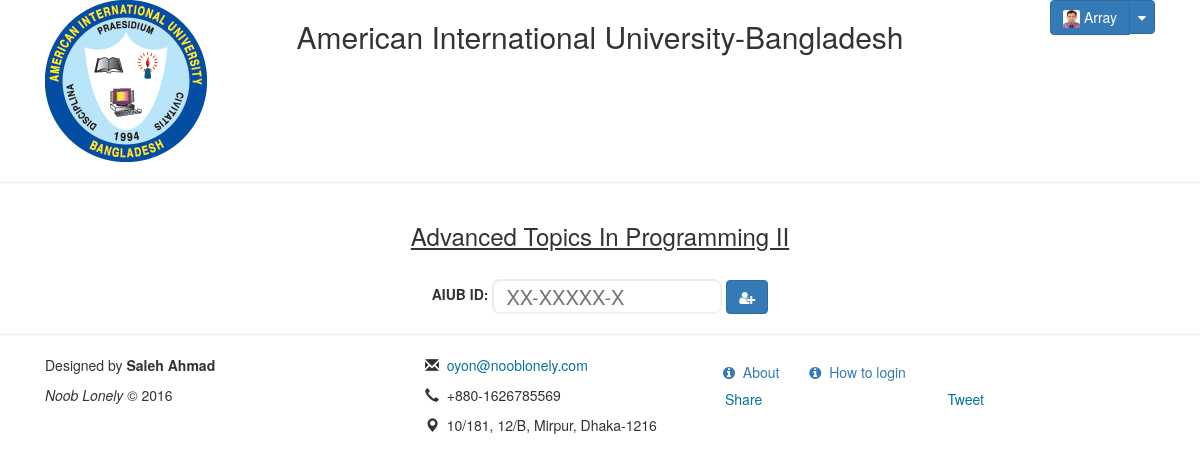
The page /addStudent.php?id=1 (signed in) on the database its author committed.
### tables this page shows
CREATE TABLE `teacher` (
  `t_id` int(11) NOT NULL COMMENT 'teacher id',
  `t_aiub_id` varchar(15) NOT NULL COMMENT 'teacher aiub id',
  `t_name` varchar(55) NOT NULL COMMENT 'teacher name',
  `t_pass` varchar(255) NOT NULL DEFAULT '1234' COMMENT 'teacher pass',
  `t_email` varchar(100) NOT NULL COMMENT 'teacher email',
  `t_phone` text NOT NULL COMMENT 'teacher phone',
  `t_gender` text COMMENT 'teacher gender',
  `t_dob` date NOT NULL COMMENT 'teacher date of birth',
  `t_image` varchar(255) NOT NULL DEFAULT 'default-user.png' COMMENT 'teacher image',
  `t_designation` varchar(255) NOT NULL DEFAULT 'Lecturer' COMMENT 'teacher designation',
  `img_contents` text COMMENT 'Teacher''s profile Picture''s Contents',
  `t_small_image` text COMMENT 'Teacher''s Image Icon'
);

CREATE TABLE `course` (
  `c_id` int(11) NOT NULL COMMENT 'course id',
  `c_name` varchar(55) NOT NULL COMMENT 'course name',
  `t_id` int(11) NOT NULL DEFAULT '0' COMMENT 'teacher id'
);

### model/db.php (called while the page is built, shortened)
<?php
function getCourseName($cid)
{
	$conn = db_conn();
	$sql = "SELECT `c_name` FROM `course`
WHERE `c_id` = ".mysqli_real_escape_string($conn, $cid);
	$result = mysqli_query($conn, $sql);
	$row = mysqli_fetch_array($result, MYSQLI_ASSOC);
	return $row['c_name'];
}
function returnTeacherPic($tid)
{
	$conn = db_conn();
	$sql = "SELECT `t_small_image` FROM `teacher`
WHERE `t_id` = ".mysqli_real_escape_string($conn, $tid);
	$result = mysqli_query($conn, $sql);
	$row = mysqli_fetch_array($result, MYSQLI_ASSOC);
	$teacherImage = $row['t_small_image'];
	return $teacherImage;
}

### addStudent.php (the view, shortened to what this page needs)
<!DOCTYPE html>
<html lang="en">
	<head>
		<?php require_once 'head.php'; ?>
        <link rel="stylesheet" media='all' href="<?= SERVER; ?>/assets/css/search.css" />
	</head>
	<body>
        <div id="wrap">
            <main>
                <div class="container">
                    <header>
                        <div class="row">
                            <div class="col-md-12">
                                <?php require_once 'header.php'; ?>
                            </div>
                        </div>
                    </header>
                </div>
                <hr />
                <div class="container">
                    <section>
                        <div class="row">
                            <div class="col-md-12">
                                <div class="text-center">
                                    <h3><ins><?= getCourseName($_GET['id']) ?></ins></h3><br />
                                    <form action="<?= SERVER; ?>/controller/addStudent" method="post">
                                        <div class="form-inline">
                                            <strong>AIUB ID: </strong>
                                            <div class="form-group">
                                                <div id="bloodhound">
                                                    <input class="typeahead" type="text" maxlength="10" pattern="^\d{2}-\d{5}-\d{1}$" placeholder="XX-XXXXX-X" title="Please put a valid ID" id="stuid" name="studId" required="required" />
                                                </div>
                                            </div>
                                            <div class="form-group">
                                                <button type="submit" class="btn btn-primary" name="addStud"><i class="fa fa-user-plus"></i></button>
                                            </div>
                                        </div>
                                    </form>
                                </div>
                            </div>
                        </div>
                    </section>
                </div>
            </main>
        </div>
        <?php $mask = true; $search = true; require_once 'footer.php'; ?>
	</body>
</html>

### header.php (shortened to what this page needs)
<div class="col-lg-2 col-md-3 padding20">
	<img src="<?= SERVER; ?>/assets/img/aiub.png" alt="aiub logo" class="center-block" />
</div>
<div class="col-lg-8 col-md-6 text-center">
	<h2>American International University-Bangladesh</h2>
</div>
<div class="col-lg-2 col-md-3 padding20">
	<?php if(isset($_SESSION['teacher']) || isset($_SESSION['stud']) || isset($_SESSION['authority'])): ?>
	<div class="pull-right">
		<div class="btn-group">
			<a class="btn btn-primary">
				<?php
                if(isset($_SESSION['teacher'])) {
                    echo '<img src="'.TEACHERPPICO.'/'.returnTeacherPic($_SESSION['tid']).'" alt="" style="border-radius: 2px;" />', '<span>   '.$_SESSION['teacher'].'</span>';
				} elseif (isset($_SESSION['stud'])) {
					echo '<img src="'.STUDENTPPICO.'/'.returnStdentPic($_SESSION['sid']).'" alt="" style="border-radius: 2px;" />', '<span>   '.$_SESSION['stud'].'</span>';
				} elseif(isset($_SESSION['authority'])) {
					echo '<img src="'.SERVER.'/assets/img/authority/hasansir.jpg" alt="authority propic" style="border-radius: 2px;width: 17px;height: 18px;" />', '<span>   '.$_SESSION['authority'].'</span>';
				} ?>
			</a>
			<a class="btn btn-primary dropdown-toggle" data-toggle="dropdown" href="#">
				<span class="fa fa-caret-down"></span></a>
		</div>
	</div>
	<?php endif; ?>
</div>

### assets/css/search.css (style rules this page uses)
html { font: normal normal normal 18px/1.2 "Helvetica Neue", Roboto, "Segoe UI", Calibri, sans-serif; color: #292f33; }
a { color: #03739c; text-decoration: none; }
.typeahead, .tt-query, .tt-hint { width: 230px; height: 35px; padding: 6px 12px; font-size: 20px; line-height: 30px; -webkit-border-radius: 8px; -moz-border-radius: 8px; border-radius: 8px; outline: none; border-color: rgba(0, 0, 0, 0.075); }
.typeahead { background-color: #fff; }

### rows shown on the page
teacher: t_small_image (picture)
course: c_name "Advanced Topics In Programming II"

### other values the page prints
$_SESSION['teacher'] "Array"
